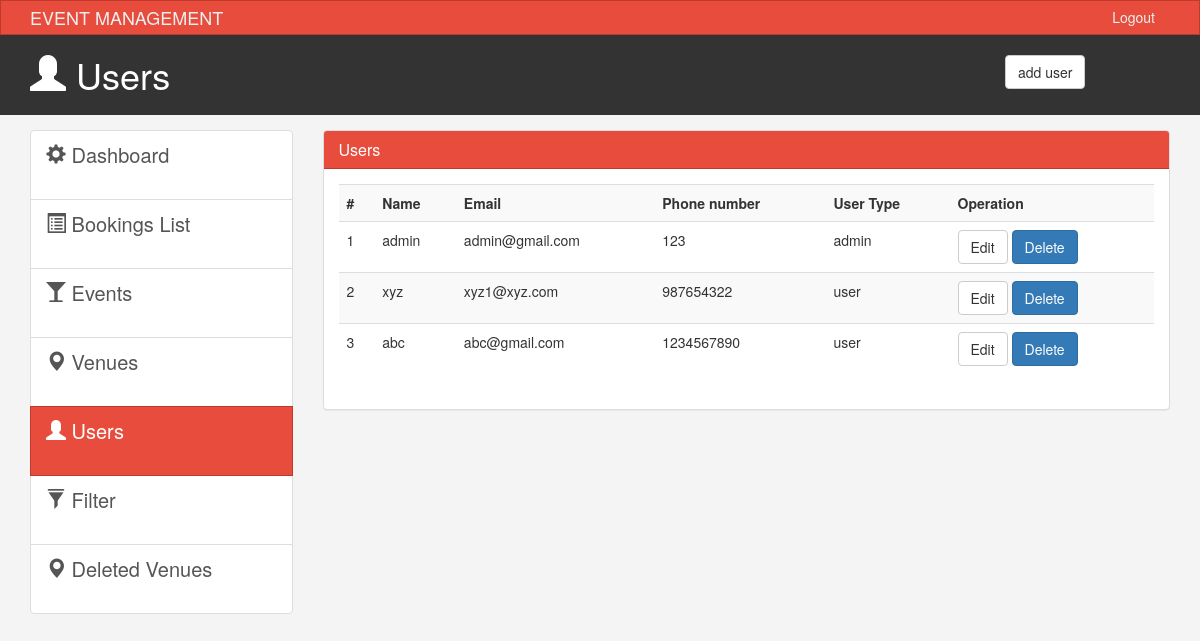
/admin/users.php, run on the app's committed database.
### tables this page shows
CREATE TABLE `user` (
  `id` int(1) NOT NULL,
  `name` text NOT NULL,
  `email` varchar(20) NOT NULL,
  `phone_number` int(10) NOT NULL,
  `password` varchar(30) NOT NULL,
  `usertype` varchar(10) NOT NULL,
  `dt` date NOT NULL
);

### admin/users.php (the view, shortened to what this page needs)
<!DOCTYPE html>
<html lang="en">
  <head>
    <link href="css/bootstrap.min.css?v=<?php echo time(); ?>" rel="stylesheet">
    <link href="css/style.css?v=<?php echo time(); ?>" rel="stylesheet">
  </head>
  <body>
    <nav class="navbar navbar-default">
      <div class="container">
        <div class="navbar-header">
          <a class="navbar-brand" href="#">EVENT MANAGEMENT</a>
        </div>
        <div id="navbar" class="collapse navbar-collapse">
          <ul class="nav navbar-nav navbar-right">
             <li><a href="../login.php">Logout</a></li>
          </ul>
        </div>
      </div>
    </nav>
    <header id="header">
      <div class="container">
        <div class="row">
          <div class="col-md-10">
            <h1><span class="glyphicon glyphicon-user" aria-hidden="true"></span> Users</h1>
          </div>
          <div class="col-md-2">
            <div class="dropdown create">
              <button class="btn btn-default" type="button" data-toggle="modal" data-target="#addPage" >
                add user</button>
            </div>
          </div>
        </div>
      </div>
    </header>
    <section id="main">
      <div class="container">
        <div class="row">
          <div class="col-md-3">
            <div class="list-group">
              <a href="index.php" class="list-group-item">
                <span class="glyphicon glyphicon-cog" aria-hidden="true"></span> Dashboard
              </a>
              <a href="bookings_list.php" class="list-group-item"><span class="glyphicon glyphicon-list-alt" aria-hidden="true"></span> Bookings List </a>
              <a href="events.php" class="list-group-item"><span class="glyphicon glyphicon-glass" aria-hidden="true"></span> Events </a>
              <a href="venues.php" class="list-group-item"><span class="glyphicon glyphicon-map-marker" aria-hidden="true"></span> Venues </a>
              <a href="users.php" class="list-group-item active main-color-bg"><span class="glyphicon glyphicon-user" aria-hidden="true"></span> Users </a>
              <a href="filter.php" class="list-group-item"><span class="glyphicon glyphicon-filter" aria-hidden="true"></span> Filter </a>
              <a href="venue_logs.php" class="list-group-item"><span class="glyphicon glyphicon-map-marker" aria-hidden="true"></span> Deleted Venues </a>
</div>
          </div>
          <div class="col-md-9">
            <div class="panel panel-default">
              <div class="panel-heading main-color-bg">
                <h3 class="panel-title">Users</h3>
              </div>
              <div class="panel-body">
                <table class="table table-striped table-hover">
                      <tr>
                        <th>#</th>
                        <th>Name</th>
                        <th>Email</th>
                        <th>Phone number</th>
                        <th>User Type</th>
                        <th>Operation</th>
                      </tr>
                      <?php  include('../connection.php'); ?>
                     <?php
                      $sql="SELECT * from `user`;";
                       $res = mysqli_query ($data, $sql);
                       $i=1;
                       while($row = mysqli_fetch_array($res)){
                        echo "<tr>";
                        echo "<td>"; echo $i++; echo" </td>";
                        echo "<td>"; echo $row["name"]; echo" </td>";
                        echo "<td>"; echo $row["email"]; echo" </td>";
                        echo "<td>"; echo $row["phone_number"]; echo" </td>";
                        echo "<td>"; echo $row["usertype"]; echo" </td>";
                        $id =  $row["id"];
                        echo "<td>"; echo "<a class='btn btn-default' href='edit_user.php?id= $id'>Edit</a> <a class='btn btn-primary' href='delete_user.php?id= $id'>Delete</a>"; echo" </td>";
                        echo "</tr>";
                       }
                      ?>
                   </table>
              </div>
              </div>
          </div>
        </div>
      </div>
    </section>
  </body>
</html>

### admin/css/style.css (style rules this page uses)
body { background:#f4f4f4; }
.navbar { min-height: 33px !important; margin-bottom:0; border-radius:0; }
.navbar-nav > li > a, .navbar-brand { padding-top:6px !important; padding-bottom:0 !important; height: 33px; }
.navbar-default { background-color: #e74c3c; border-color: #c0392b; }
.navbar-default .navbar-brand { color: #ecf0f1; }
.navbar-default .navbar-nav > li > a { color: #ecf0f1; }
.navbar-default .navbar-collapse, .navbar-default .navbar-form { border-color: #ecf0f1; }
.main-color-bg { background-color: #e74c3c !important; border-color: #c0392b !important; color:#ffffff !important; }
#header { background:#333333; color:#ffffff; padding-bottom: 10px; margin-bottom: 15px; }
#header .create { padding-top: 20px; }
.list-group { height: 400px !important; }
a.list-group-item { font-size: 20px !important; }
.list-group-item { height: 70px !important; }

### data on the page
user: name "admin", email "admin@gmail.com", phone_number "123", usertype "admin"
user: name "xyz", email "xyz1@xyz.com", phone_number "987654322", usertype "user"
user: name "abc", email "abc@gmail.com", phone_number "1234567890", usertype "user"
